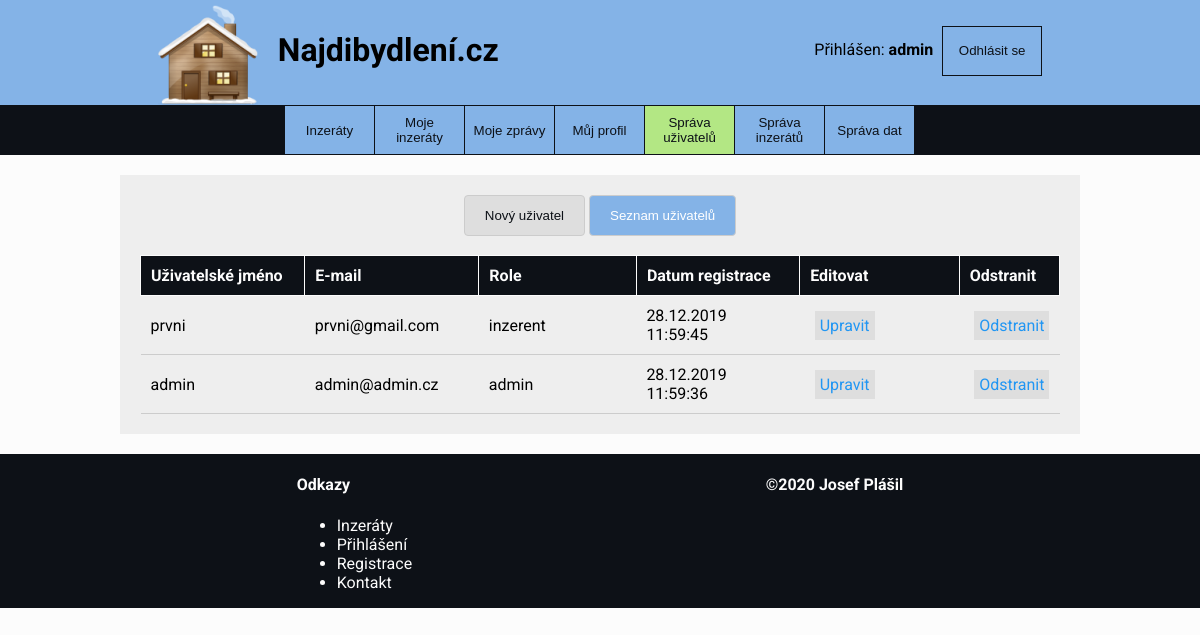
The app's page /index.php?page=manage_users (signed in), older data.
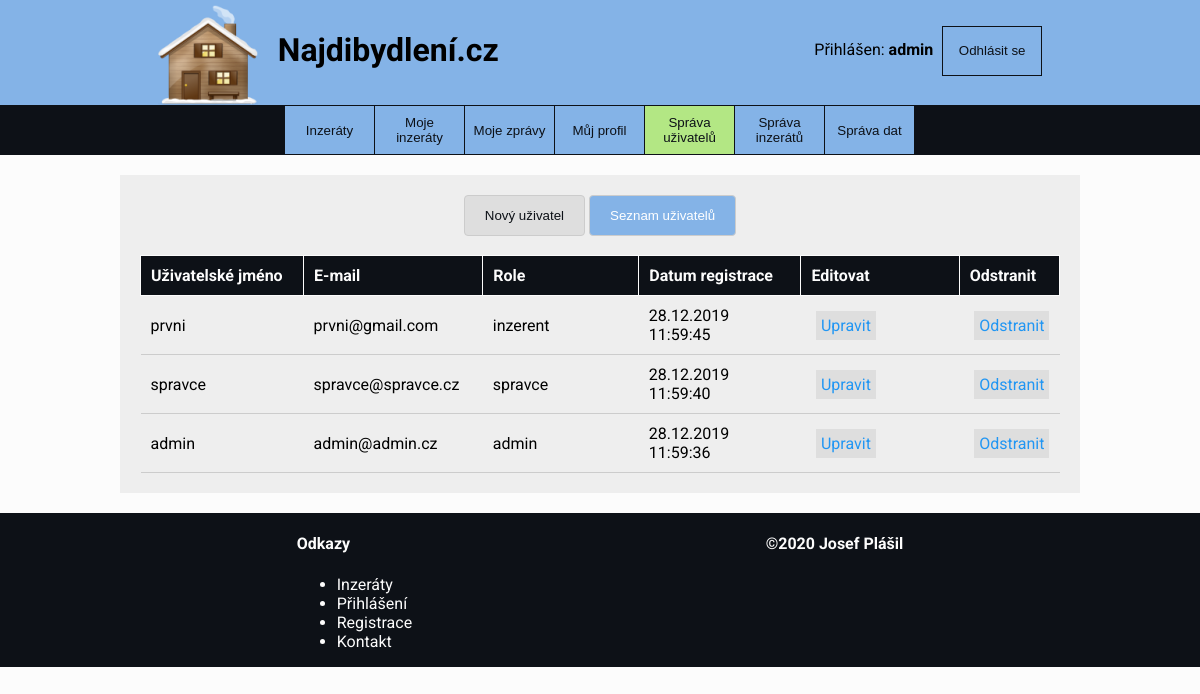
The same page, newer data.
### tables this page shows
CREATE TABLE IF NOT EXISTS `users` (
                                                `user_id` INT(6) NOT NULL AUTO_INCREMENT,
                                                `username` VARCHAR(45) NOT NULL,
                                                `password` VARCHAR(45) NOT NULL,
                                                `email` VARCHAR(45) NOT NULL,
                                                `created` DATETIME NOT NULL,
                                                `description` TEXT NOT NULL,
                                                `role` VARCHAR(15) NOT NULL,
                                                PRIMARY KEY (`user_id`));

### data/function.php (called while the page is built, shortened)
<?php
$dbServername = "localhost";
$dbUsername = "root";
$dbPassword = "Database1001";
$dbName = 'db_dev';
function getUsers() {
    global $dbServername, $dbUsername, $dbPassword, $dbName;
    $conn = new mysqli($dbServername, $dbUsername, $dbPassword, $dbName);
    $sql = "SELECT * FROM users ORDER BY created DESC";
    return $conn->query($sql);
}

### page/manage_users.php (the view, shortened to what this page needs)
<?php
$userList = getUsers();
?>
<div class="full-width-wrapper">
    <div class="flex-wrap">
        <div class="item-details">
            <button id="new-user" type="button" class="global-button">Nový uživatel</button>
            <button id="list-users" type="button" class="global-button global-button-active">Seznam uživatelů</button>
            <br><br>
            <div id="list-div">
                <div style="overflow-x:auto;">
                <table class='messages-table'>
                    <tr><th>Uživatelské jméno</th><th>E-mail</th><th>Role</th><th>Datum registrace</th>
                        <th>Editovat</th><th>Odstranit</th></tr>
                    <?php
                    if ($userList->num_rows > 0) {
                        while ($rowUser = $userList->fetch_assoc()) {
                            $userId = $rowUser["user_id"];
                            $username = $rowUser["username"];
                            $email = $rowUser["email"];
                            $role = $rowUser["role"];
                            try {
                                $createdDate = date_format(new DateTime($rowUser["created"]), "d.m.Y H:i:s");
                            } catch (Exception $e){echo 'Message: ' .$e->getMessage();}
                            echo "
                            <tr style='border-bottom: 1px solid #cccccc'><td>$username</td><td>$email</td><td>$role</td><td>$createdDate</td>
                            <td><a class=\"information-link\" href=\"?page=edit_user&user=$userId\">Upravit</a></td>
                            <td><a class=\"information-link\" href=\"?page=delete_user&user=$userId\" onclick=\"return confirm('Opravdu chcete uživatele smazat?')\">Odstranit</a></td>
                            </tr>
                            ";
                        }
                    }
                    ?>
                </table>
                </div>
            </div>
        </div>
    </div>
</div>

Row changes from the older to the newer data that the page shows:
added users: username "spravce", email "spravce@spravce.cz", role "spravce", created "28.12.2019 11:59:40"
